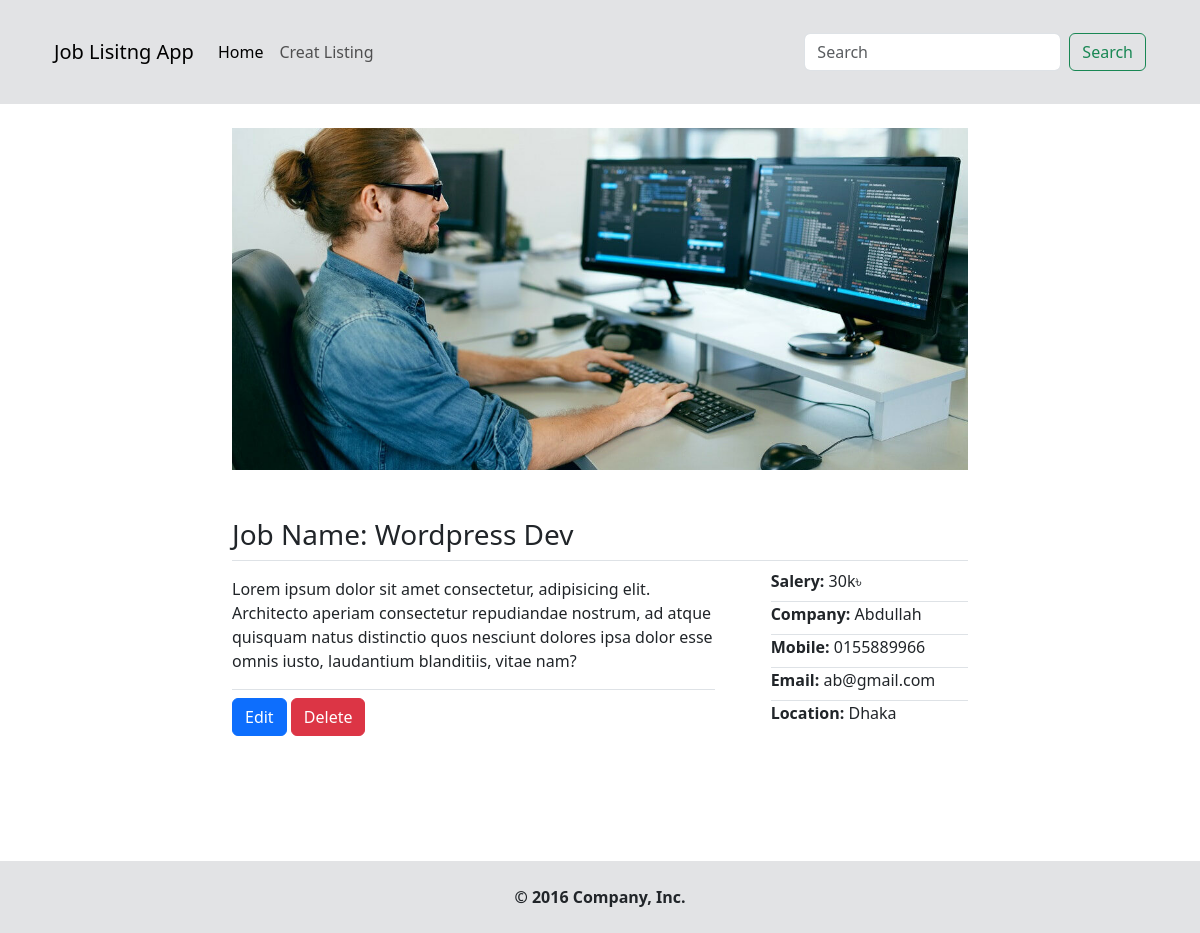
The app's page /job.php?id=2 with its own data.
### tables this page shows
CREATE TABLE `job_list` (
  `job_id` int NOT NULL,
  `cat_id` varchar(255) NOT NULL,
  `company_name` varchar(255) NOT NULL,
  `job_title` varchar(255) NOT NULL,
  `job_desc` varchar(255) NOT NULL,
  `job_salery` int NOT NULL,
  `job_location` varchar(255) NOT NULL,
  `user_contact` varchar(255) NOT NULL,
  `email_contact` varchar(255) NOT NULL
);

### lib/Template.php (called while the page is built, shortened)
<?php
class Template{
	protected $template;
	public function __construct( $template = '' ){
		$this->template = $template;
	}
	public function __toString(){
		include basename( $this->template );
		return ob_get_clean();
	}
}
 ?>

### lib/Database.php (called while the page is built, shortened)
<?php
class Database{
    private $host = DB_HOST;
    private $user = DB_USER;
    private $pass = DB_PASS;
    private $db_name = DB_NAME;
    private $dbh;
    private $stmt;
    public function __construct(){
        $dsn = 'mysql:host=' . $this->host . ';dbname=' . $this->db_name;
        $options = [
            PDO::ATTR_PERSISTENT => true,
            PDO::ATTR_ERRMODE => PDO::ERRMODE_EXCEPTION
        ];
        try {
            $this->dbh = new PDO( $dsn, $this->user, $this->pass, $options );
        } catch( PDOException $e ){
            $this->error = $e->getMessage();
            echo $this->error;
        }
    }
    public function query( $query ){
        $this->stmt = $this->dbh->prepare($query);
    }
    public function bind( $param, $value, $type = NULL){
        if( is_null( $type ) ){
            switch( true ){
                default:
                    $type = PDO::PARAM_STR;
            }
        }
        $this->stmt->bindValue( $param, $value, $type);
    }
    public function execute(){
        return $this->stmt->execute();
    }
    public function single(){
        $this->execute();
        return $this->stmt->fetch( PDO::FETCH_OBJ );
    }
}

### lib/Job.php (called while the page is built, shortened)
<?php
class Job{
    private $db;
    public function __construct(){
        $this->db = new Database();
    }
    public function getJob( $job_id ){
        $this->db->query("SELECT * FROM job_list WHERE job_id = :job_id ");
        $this->db->bind( ':job_id', $job_id );
        $job = $this->db->single();
        return $job;
    }
}

### teamplates/job-single.php (the view, shortened to what this page needs)
<?php include 'inc/header.php' ?>
<div class="container">
	<div class="row">
		<div class="col-lg-8 offset-2">
			<img src="assets/single-job.jpg" alt="" class="h-50 w-100 object-fit-cover">
			<div class="job-single-details mt-5">
				<h3 class="border-bottom pb-2">Job Name: <?= $job_single->job_title ?></h3>
				<div class="row">
					<div class="col-md-8">
						<div class="job-description pt-2 border-right border-bottom">
							<p ><?= $job_single->job_desc ?></p>
						</div>
						<div class="single-actions pt-2">
							<a href="edit.php?id=<?= $job_single->job_id; ?>" class="btn btn-primary">Edit</a>
							<form action="job.php" method="post" class="d-inline">
								<input type="submit" name="delete_job" class="btn btn-danger" value="Delete">
							</form>
						</div>
					</div>
					<div class="col-md-4">
						<ul>
							<li class="border-bottom pb-2"><strong>Salery:</strong> <?= $job_single->job_salery . 'k৳'?></li>
							<li class="border-bottom pb-2"><strong>Company:</strong> <?= $job_single->company_name ?></li>
							<li class="border-bottom pb-2"><strong>Mobile:</strong> <?= $job_single->user_contact ?></li>
							<li class="border-bottom pb-2"><strong>Email:</strong> <?= $job_single->email_contact ?></li>
							<li class=""><strong>Location:</strong> <?= $job_single->job_location ?></li>
						</ul>
					</div>
				</div>
			</div>
		</div>
	</div>
</div>
 <?php include 'inc/footer.php' ?>

### css/style.css (style rules this page uses)
* { margin: 0; padding: 0; }
ul { list-style: none; }

### records on screen
job_list: job_title "Wordpress Dev", job_desc "Lorem ipsum dolor sit amet consectetur, adipisicing elit. Architecto aperiam consectetur repudiandae nostrum, ad atque quisquam natus distinctio quos nesciunt dolores ipsa dolor esse omnis iusto, laudantium blanditiis, vitae nam?", job_salery "30", company_name "Abdullah", user_contact "0155889966", email_contact "ab@gmail.com", job_location "Dhaka"
